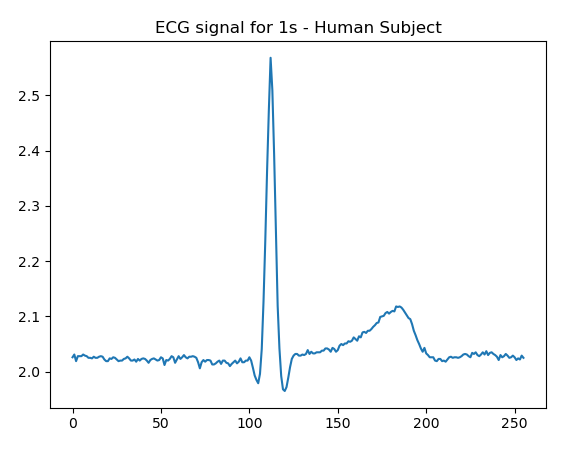

Reproduce this figure in Python.

import matplotlib.pyplot as plt
from scipy.io import loadmat
import pandas as pd
import numpy as np
import matplotlib.pyplot as plt
import csv
from csv import DictWriter
from sklearn import preprocessing
import scipy
from scipy import signal
import math
import numpy as np
import matplotlib.pyplot as plt
import pathlib
from ecgdetectors import Detectors

#load dataset
dreamer_data= loadmat('DREAMER.mat')

#take one signal 
signal1 = pd.DataFrame(dreamer_data['DREAMER'].item(0,0)[0].item(2).item(0)[3]['stimuli'].item(0)[5][0],columns=["c1","c2"] )

#take one channel
c11=signal1['c1']


#plot for 1 seconds (256 points) , convert to ms
plt.figure()
plt.plot(c11[0:256]/1000)
plt.title("ECG signal for 1s - Human Subject")
plt.show()
